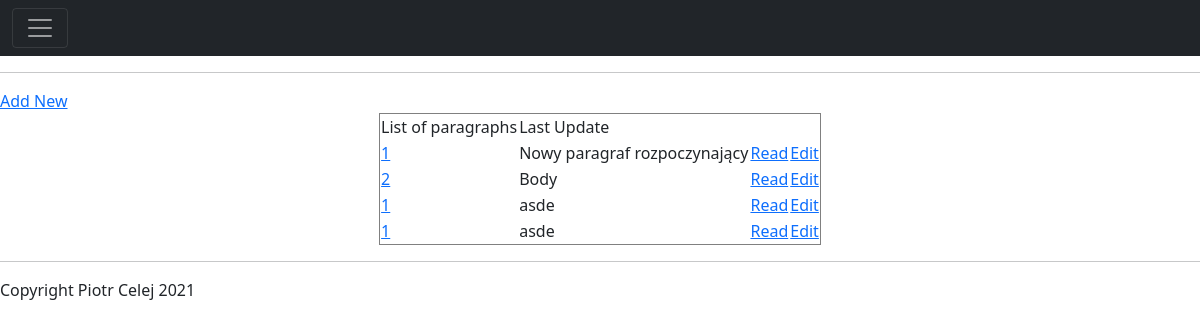
Page /paragraph/Drugi/list/ on the committed database.
### ParagraphModule/models.py (models this page shows, shortened)
class Paragraph(models.Model) :
    par_id = models.CharField(max_length=100)
    par_str_id = models.CharField
    par_body = models.TextField()
    par_is_root = models.BooleanField(default=False)
    par_is_end = models.BooleanField(default=False)
    def __str__(self) -> str :
        text_to_show = "[" + self.par_id +";"+ self.par_body +";"+ str(self.par_is_root) +";"+ str(self.par_is_end) +"]"
        return text_to_show

### ParagraphModule/views.py (the view)
# urls.py: path('<str:user_name>/list/', views.paragraphList, name='parList'),
def paragraphList(request, user_name) :
    par_list = Paragraph.objects.all()
    print(par_list)
    context = {
        'par_list' : par_list,
        'page_title' : "Paragraphs"
    }
    return render(request, 'ParagraphModule/par_list.html', context)

### ParagraphModule/templates/ParagraphModule/par_list.html (shortened to what this page needs)
{% extends "ParagraphModule/main.html" %}
{% block se_content %}
    <table align="center" border="1">
      <tr>
        <a href="/paragraph/viewParagraph">Add New</a>
      </tr>
      <tr>
        <td>List of paragraphs</td>
        <td>Last Update</td>
      </tr>
      {% if par_list %}
      {% for par in par_list %}
      <tr>
        <td><a href="/" >{{ par.par_id }} </a></td>
        <td>{{ par.par_body }}</td>
        <td><a href="/read">Read</a></td>
        <td><a href="/write">Edit</a></td>
      </tr>
      {% endfor %}
      {% endif %}
    </table>
{% endblock se_content %}

### rows in the picture
Paragraph: par_id "1", par_body "Nowy paragraf rozpoczynający"
Paragraph: par_id "2", par_body "Body"
Paragraph: par_id "1", par_body "asde"
Paragraph: par_id "1", par_body "asde"
